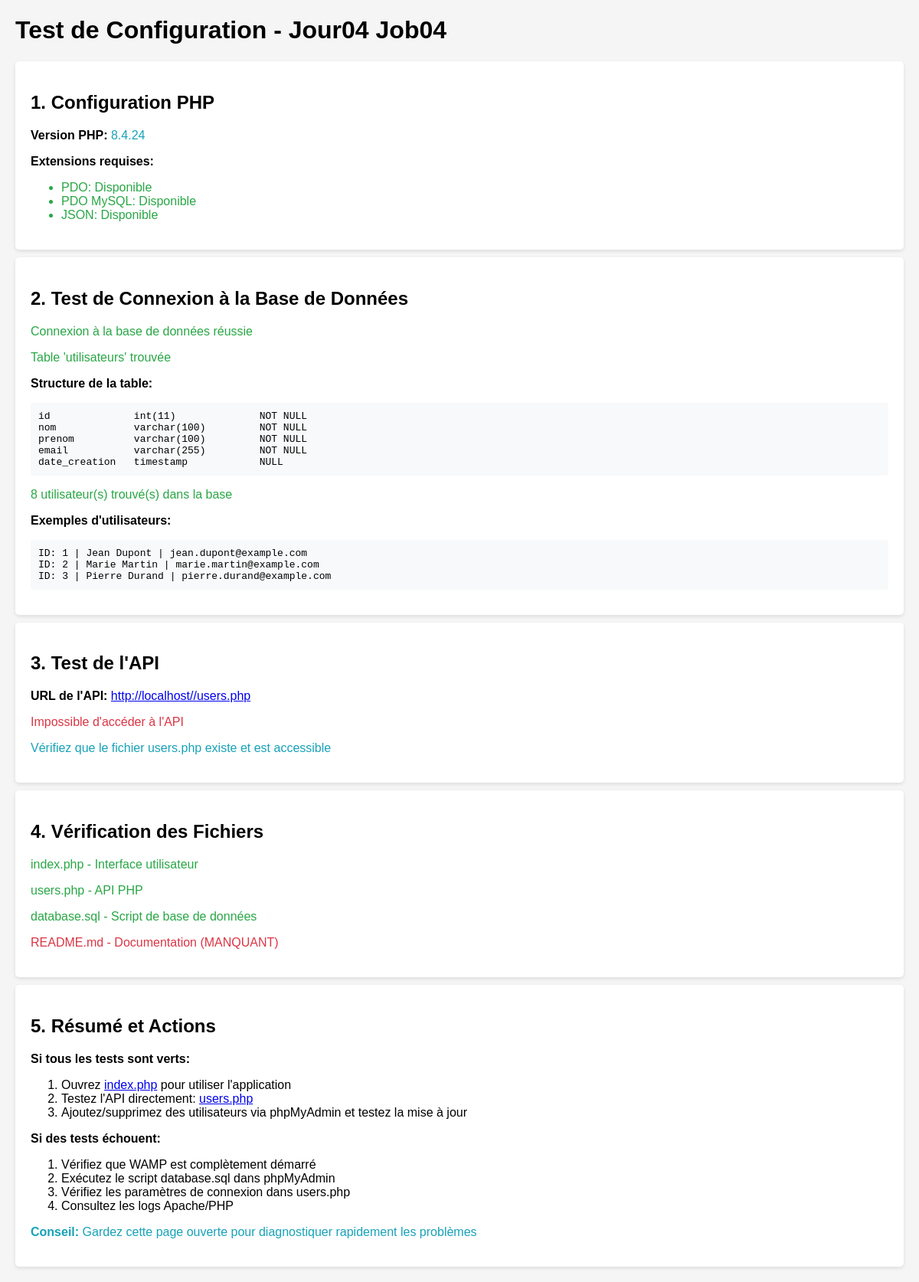
The page /test_config.php on the database its author committed.
### tables this page shows
CREATE TABLE IF NOT EXISTS utilisateurs (
     
     
     
     
     
    id INT AUTO_INCREMENT PRIMARY KEY COMMENT 'Identifiant unique de l\'utilisateur',
    
     
     
     
     
    nom VARCHAR(100) NOT NULL COMMENT 'Nom de famille',
    
     
    prenom VARCHAR(100) NOT NULL COMMENT 'Prénom',
    
     
     
     
     
    email VARCHAR(255) NOT NULL UNIQUE COMMENT 'Adresse email (unique)',
    
     
     
     
     
    date_creation TIMESTAMP DEFAULT CURRENT_TIMESTAMP COMMENT 'Date de création du compte',
    
     
     
     
     
    INDEX idx_email (email),
    
     
     
     
    INDEX idx_nom_prenom (nom, prenom)
    
 
 
 
);

### test_config.php (the view, shortened to what this page needs)
<?php
echo "<!DOCTYPE html>";
echo "<html lang='fr'>";
echo "<head>";
echo "</head>";
echo "<body>";
echo "<h1> Test de Configuration - Jour04 Job04</h1>";
echo "<div class='test-section'>";
echo "<h2> 1. Configuration PHP</h2>";
echo "<p><strong>Version PHP:</strong> <span class='info'>" . phpversion() . "</span></p>";
echo "<p><strong>Extensions requises:</strong></p>";
echo "<ul>";
if (extension_loaded('pdo')) {
    echo "<li class='success'> PDO: Disponible</li>";
} else {
    echo "<li class='error'> PDO: Non disponible (REQUIS)</li>";
}
if (extension_loaded('pdo_mysql')) {
    echo "<li class='success'> PDO MySQL: Disponible</li>";
} else {
    echo "<li class='error'> PDO MySQL: Non disponible (REQUIS)</li>";
}
if (extension_loaded('json')) {
    echo "<li class='success'> JSON: Disponible</li>";
} else {
    echo "<li class='error'> JSON: Non disponible (REQUIS)</li>";
}
echo "</ul>";
echo "</div>";
echo "<div class='test-section'>";
echo "<h2> 2. Test de Connexion à la Base de Données</h2>";
$db_config = [
    'host' => 'localhost',
    'dbname' => 'utilisateurs',
    'username' => 'root',
    'password' => '',
    'charset' => 'utf8mb4'
];
try {
    $dsn = "mysql:host={$db_config['host']};dbname={$db_config['dbname']};charset={$db_config['charset']}";
    $pdo = new PDO($dsn, $db_config['username'], $db_config['password'], [
        PDO::ATTR_ERRMODE => PDO::ERRMODE_EXCEPTION,
        PDO::ATTR_DEFAULT_FETCH_MODE => PDO::FETCH_ASSOC
    ]);
    echo "<p class='success'> Connexion à la base de données réussie</p>";
    $stmt = $pdo->query("SHOW TABLES LIKE 'utilisateurs'");
    if ($stmt->rowCount() > 0) {
        echo "<p class='success'> Table 'utilisateurs' trouvée</p>";
        $stmt = $pdo->query("DESCRIBE utilisateurs");
        $columns = $stmt->fetchAll();
        echo "<p><strong>Structure de la table:</strong></p>";
        echo "<pre>";
        foreach ($columns as $column) {
            echo sprintf("%-15s %-20s %s\n",
                $column['Field'],
                $column['Type'],
                $column['Null'] === 'NO' ? 'NOT NULL' : 'NULL'
            );
        }
        echo "</pre>";
        $stmt = $pdo->query("SELECT COUNT(*) as count FROM utilisateurs");
        $result = $stmt->fetch();
        $count = $result['count'];
        if ($count > 0) {
            echo "<p class='success'> {$count} utilisateur(s) trouvé(s) dans la base</p>";
            $stmt = $pdo->query("SELECT * FROM utilisateurs LIMIT 3");
            $users = $stmt->fetchAll();
            echo "<p><strong>Exemples d'utilisateurs:</strong></p>";
            echo "<pre>";
            foreach ($users as $user) {
                echo "ID: {$user['id']} | {$user['prenom']} {$user['nom']} | {$user['email']}\n";
            }
            echo "</pre>";
        } else {
            echo "<p class='warning'> Aucun utilisateur dans la base (normal si c'est la première installation)</p>";
            echo "<p class='info'> Exécutez le script database.sql pour ajouter des données de test</p>";
        }
    } else {
        echo "<p class='error'> Table 'utilisateurs' non trouvée</p>";
        echo "<p class='info'> Exécutez le script database.sql dans phpMyAdmin</p>";
    }
} catch (PDOException $e) {
    echo "<p class='error'> Erreur de connexion: " . htmlspecialchars($e->getMessage()) . "</p>";
    echo "<p class='info'> Vérifications à faire:</p>";
    echo "<ul>";
    echo "<li>WAMP est-il démarré ?</li>";
    echo "<li>MySQL est-il actif (icône verte) ?</li>";
    echo "<li>La base 'utilisateurs' existe-t-elle ?</li>";
    echo "<li>Les paramètres de connexion sont-ils corrects ?</li>";
    echo "</ul>";
}
echo "</div>";
echo "<div class='test-section'>";
echo "<h2> 3. Test de l'API</h2>";
$api_url = 'http://' . $_SERVER['HTTP_HOST'] . dirname($_SERVER['REQUEST_URI']) . '/users.php';
echo "<p><strong>URL de l'API:</strong> <a href='{$api_url}' target='_blank'>{$api_url}</a></p>";
$context = stream_context_create([
    'http' => [
        'timeout' => 10,
        'method' => 'GET'
    ]
]);
try {
    $api_response = @file_get_contents($api_url, false, $context);
    if ($api_response !== false) {
        $json_data = json_decode($api_response, true);
        if ($json_data !== null) {
            echo "<p class='success'> API répond correctement</p>";
            echo "<p><strong>Réponse JSON:</strong></p>";
            echo "<pre>" . htmlspecialchars(json_encode($json_data, JSON_PRETTY_PRINT | JSON_UNESCAPED_UNICODE)) . "</pre>";
        } else {
            echo "<p class='error'> Réponse API invalide (JSON malformé)</p>";
            echo "<p><strong>Réponse brute:</strong></p>";
            echo "<pre>" . htmlspecialchars($api_response) . "</pre>";
        }
    } else {
        echo "<p class='error'> Impossible d'accéder à l'API</p>";
        echo "<p class='info'> Vérifiez que le fichier users.php existe et est accessible</p>";
    }
} catch (Exception $e) {
    echo "<p class='error'> Erreur lors du test API: " . htmlspecialchars($e->getMessage()) . "</p>";
}
echo "</div>";
echo "<div class='test-section'>";
echo "<h2> 4. Vérification des Fichiers</h2>";
$required_files = [
    'index.php' => 'Interface utilisateur',
    'users.php' => 'API PHP',
    'database.sql' => 'Script de base de données',
    'README.md' => 'Documentation'
];
foreach ($required_files as $file => $description) {
    if (file_exists($file)) {
        echo "<p class='success'> {$file} - {$description}</p>";
    } else {
        echo "<p class='error'> {$file} - {$description} (MANQUANT)</p>";
    }
}
echo "</div>";
echo "<div class='test-section'>";
echo "<h2> 5. Résumé et Actions</h2>";
echo "<p><strong>Si tous les tests sont verts:</strong></p>";
echo "<ol>";
echo "<li>Ouvrez <a href='index.php'>index.php</a> pour utiliser l'application</li>";
echo "<li>Testez l'API directement: <a href='users.php' target='_blank'>users.php</a></li>";
echo "<li>Ajoutez/supprimez des utilisateurs via phpMyAdmin et testez la mise à jour</li>";
echo "</ol>";
echo "<p><strong>Si des tests échouent:</strong></p>";
echo "<ol>";
echo "<li>Vérifiez que WAMP est complètement démarré</li>";
echo "<li>Exécutez le script database.sql dans phpMyAdmin</li>";
echo "<li>Vérifiez les paramètres de connexion dans users.php</li>";
echo "<li>Consultez les logs Apache/PHP</li>";
echo "</ol>";
echo "<p class='info'> <strong>Conseil:</strong> Gardez cette page ouverte pour diagnostiquer rapidement les problèmes</p>";
echo "</div>";
echo "</body></html>";
?>

### rows shown on the page
utilisateurs: id "1", prenom "Jean", nom "Dupont", email "jean.dupont@example.com"
utilisateurs: id "2", prenom "Marie", nom "Martin", email "marie.martin@example.com"
utilisateurs: id "3", prenom "Pierre", nom "Durand", email "pierre.durand@example.com"

### other values the page prints
phpversion() "8.4.24"
$column['Field'] "id"
$column['Type'] "int(11)"
$column['Null'] === 'NO' ? 'NOT NULL' : 'NULL' "NOT NULL"
$column['Field'] "nom"
$column['Type'] "varchar(100)"
$column['Field'] "prenom"
$column['Field'] "email"
$column['Type'] "varchar(255)"
$column['Field'] "date_creation"
$column['Type'] "timestamp"
$column['Null'] === 'NO' ? 'NOT NULL' : 'NULL' "NULL"
$count "8"
$api_url "http://localhost//users.php"
$file "index.php"
